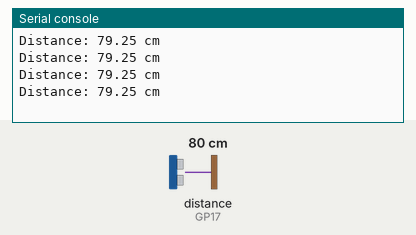
Simulated run of this program. Board: Raspberry Pi Pico running MicroPython. On the bench: the last lines printed to the serial console. The inputs (shaded band) are chosen by the test bench; at power-on: distance to the obstacle (sensor on GP17) 80 cm. The echo pulse lasts 58.3 µs per cm.

Above: at 1.2 s.
1.3 s: distance to the obstacle (sensor on GP17) set to 2 cm
At 1.73 s:
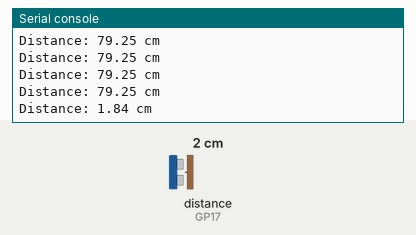
2.8 s: distance to the obstacle (sensor on GP17) set to 4 cm
At 2.94 s:
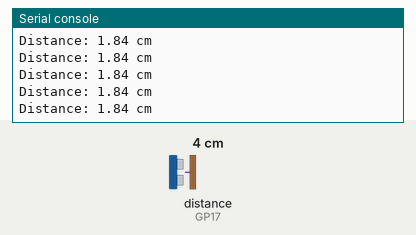
Timing chart, 0 to 5.8 s (numbered marks = the images above; inputs shaded):
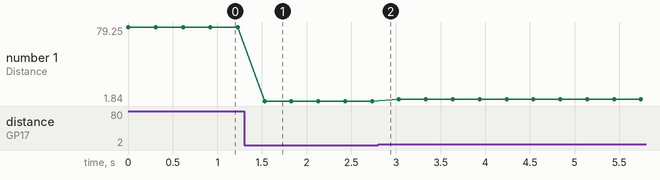

The program:

05_Ultrasonic.py
```python
# Ref : https://docs.sunfounder.com/projects/umsk/en/latest/04_pi_pico/pico_lesson23_ultrasonic.html

from machine import Pin
import time

# Define pin numbers for ultrasonic sensor's TRIG and ECHO pins
TRIG = Pin(16, Pin.OUT)  # TRIG pin set as output
ECHO = Pin(17, Pin.IN)  # ECHO pin set as input

def distance():
    # Function to calculate distance in centimeters
    TRIG.low()  # Set TRIG low
    time.sleep_us(2)  # Wait for 2 microseconds
    TRIG.high()  # Set TRIG high
    time.sleep_us(10)  # Wait for 10 microseconds
    TRIG.low()  # Set TRIG low again

    # Wait for ECHO pin to go high
    while not ECHO.value():
        pass

    time1 = time.ticks_us()  # Record time when ECHO goes high

    # Wait for ECHO pin to go low
    while ECHO.value():
        pass

    time2 = time.ticks_us()  # Record time when ECHO goes low

    # Calculate the duration of the ECHO pin being high
    during = time.ticks_diff(time2, time1)

    # Return the calculated distance (using speed of sound)
    return during * 340 / 2 / 10000  # Distance in centimeters

# Main loop
while True:
    dis = distance()  # Get distance from sensor
    print("Distance: %.2f cm" % dis)  # Print distance
    time.sleep_ms(300)  # Wait for 300 milliseconds before next measurement
```

Measured:
- after the input at 1.3 s, the serial console: prints a new line after 0.23 s (image 1)
- plotted number 1: 79.25 → 1.84 after the input at 1.3 s, 1.84 → 3.89 after the input at 2.8 s
